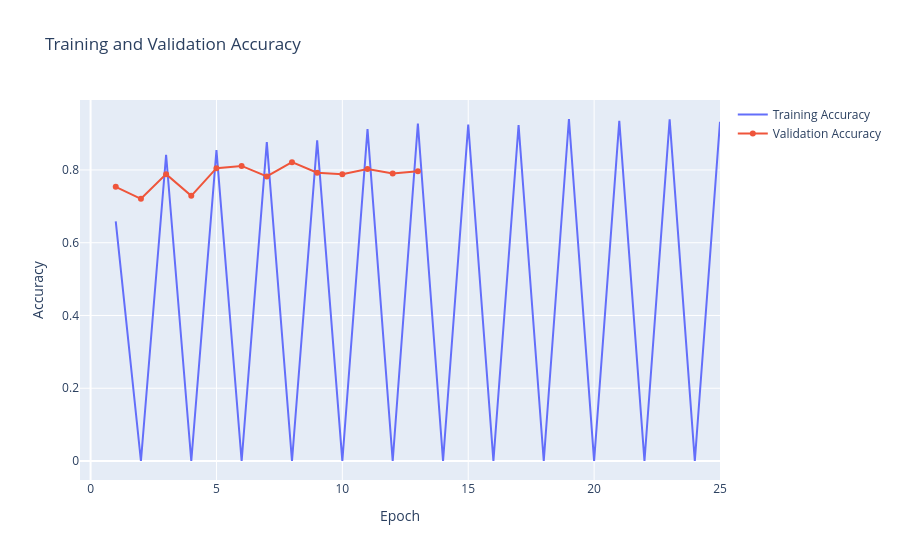
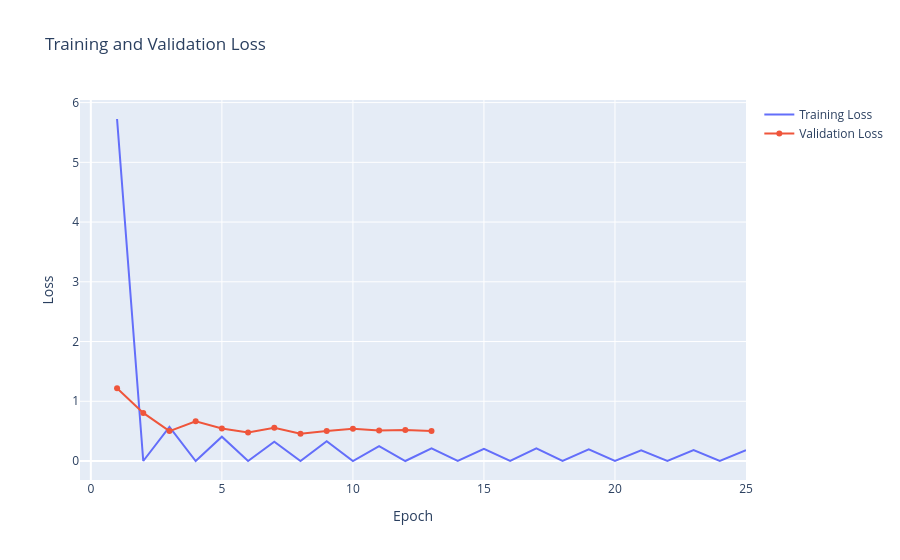

The cell these charts' notebook holds for them, in order:
### Code cell
history_plot(epochs, history)

### Figure 1 — Plotly figure (JSON) as saved in the notebook; plotly's stock layout.template omitted (floating-point values rounded to 4 significant figures)
{"data": [{"name": "Training Accuracy", "x": [1, 2, 3, 4, 5, 6, 7, 8, 9, 10, 11, 12, 13, 14, 15, 16, 17, 18, 19, 20, 21, 22, 23, 24, 25, 26, 27, 28, 29, 30, 31, 32, 33, 34, 35, 36, 37, 38, 39, 40, 41, 42, 43, 44, 45, 46, 47, 48, 49, 50], "y": [0.6589, 0, 0.8418, 0, 0.8546, 0, 0.8766, 0, 0.8814, 0, 0.9123, 0, 0.9277, 0, 0.9251, 0, 0.9233, 0, 0.9401, 0, 0.9348, 0, 0.9392, 0, 0.9326], "type": "scatter"}, {"name": "Validation Accuracy", "x": [1, 2, 3, 4, 5, 6, 7, 8, 9, 10, 11, 12, 13, 14, 15, 16, 17, 18, 19, 20, 21, 22, 23, 24, 25, 26, 27, 28, 29, 30, 31, 32, 33, 34, 35, 36, 37, 38, 39, 40, 41, 42, 43, 44, 45, 46, 47, 48, 49, 50], "y": [0.7536, 0.7207, 0.7885, 0.729, 0.8049, 0.8111, 0.7823, 0.8214, 0.7926, 0.7885, 0.8029, 0.7906, 0.7967], "type": "scatter"}], "layout": {"xaxis": {"anchor": "y", "domain": [0, 1], "title": {"text": "Epoch"}}, "yaxis": {"anchor": "x", "domain": [0, 1], "title": {"text": "Accuracy"}}, "title": {"text": "Training and Validation Accuracy"}}}

### Figure 2 — Plotly figure (JSON) as saved in the notebook; plotly's stock layout.template omitted (floating-point values rounded to 4 significant figures)
{"data": [{"name": "Training Loss", "x": [1, 2, 3, 4, 5, 6, 7, 8, 9, 10, 11, 12, 13, 14, 15, 16, 17, 18, 19, 20, 21, 22, 23, 24, 25, 26, 27, 28, 29, 30, 31, 32, 33, 34, 35, 36, 37, 38, 39, 40, 41, 42, 43, 44, 45, 46, 47, 48, 49, 50], "y": [5.726, 0, 0.5707, 0, 0.4067, 0, 0.3238, 0, 0.3327, 0, 0.249, 0, 0.2115, 0, 0.2051, 0, 0.2119, 0, 0.1937, 0, 0.1775, 0, 0.1843, 0, 0.1815], "type": "scatter"}, {"name": "Validation Loss", "x": [1, 2, 3, 4, 5, 6, 7, 8, 9, 10, 11, 12, 13, 14, 15, 16, 17, 18, 19, 20, 21, 22, 23, 24, 25, 26, 27, 28, 29, 30, 31, 32, 33, 34, 35, 36, 37, 38, 39, 40, 41, 42, 43, 44, 45, 46, 47, 48, 49, 50], "y": [1.217, 0.8049, 0.5011, 0.6636, 0.5428, 0.4787, 0.5563, 0.4576, 0.5021, 0.5418, 0.5117, 0.5189, 0.5033], "type": "scatter"}], "layout": {"xaxis": {"anchor": "y", "domain": [0, 1], "title": {"text": "Epoch"}}, "yaxis": {"anchor": "x", "domain": [0, 1], "title": {"text": "Loss"}}, "title": {"text": "Training and Validation Loss"}}}
